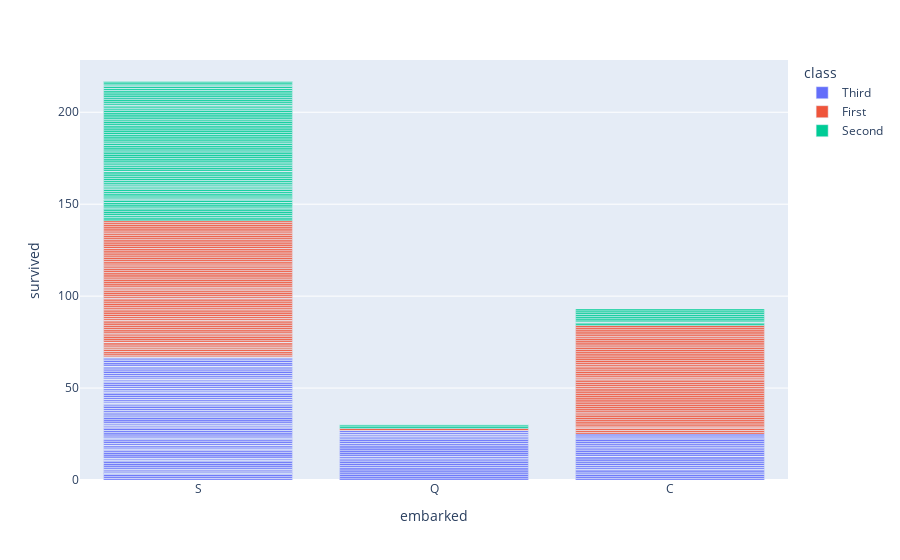

Notebook cell for this chart:
### Code cell
px.bar(df, x='embarked', y='survived', color='class')

### Figure 1 — Plotly figure (JSON) as saved in the notebook; plotly's stock layout.template omitted (floating-point values rounded to 4 significant figures; data arrays with more than 128 entries replaced by an {"elided": "..."} marker saying what was removed)
{"data": [{"alignmentgroup": "True", "hovertemplate": "class=Third<br>embarked=%{x}<br>survived=%{y}<extra></extra>", "legendgroup": "Third", "marker": {"color": "#636efa"}, "name": "Third", "offsetgroup": "Third", "orientation": "v", "showlegend": true, "textposition": "auto", "type": "bar", "x": {"elided": "491 str values"}, "xaxis": "x", "y": {"elided": "491 int values"}, "yaxis": "y"}, {"alignmentgroup": "True", "hovertemplate": "class=First<br>embarked=%{x}<br>survived=%{y}<extra></extra>", "legendgroup": "First", "marker": {"color": "#EF553B"}, "name": "First", "offsetgroup": "First", "orientation": "v", "showlegend": true, "textposition": "auto", "type": "bar", "x": {"elided": "216 str values"}, "xaxis": "x", "y": {"elided": "216 int values"}, "yaxis": "y"}, {"alignmentgroup": "True", "hovertemplate": "class=Second<br>embarked=%{x}<br>survived=%{y}<extra></extra>", "legendgroup": "Second", "marker": {"color": "#00cc96"}, "name": "Second", "offsetgroup": "Second", "orientation": "v", "showlegend": true, "textposition": "auto", "type": "bar", "x": {"elided": "184 str values"}, "xaxis": "x", "y": {"elided": "184 int values"}, "yaxis": "y"}], "layout": {"barmode": "relative", "legend": {"title": {"text": "class"}, "tracegroupgap": 0}, "margin": {"t": 60}, "xaxis": {"anchor": "y", "domain": [0, 1], "title": {"text": "embarked"}}, "yaxis": {"anchor": "x", "domain": [0, 1], "title": {"text": "survived"}}}}
